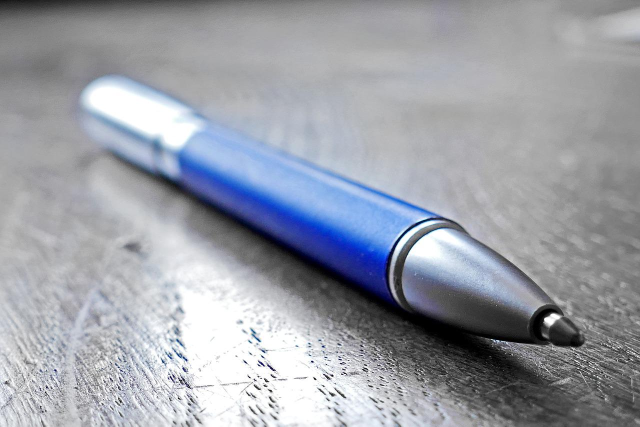
#> input picture testimg.jpg, 1280 x 853 px, given in place of the camera (shown at 1/2 size)
$ python main.py
#> lines starting #> are read from the running program, lines starting #| are printed output that depends on the picture; after the words box and inside, x2 and y2 are one past the last pixel; in counts of white or black regions, pixels touching at a corner belong together
import cv2 as cv
import keyboard

cap = cv.VideoCapture(0)


class Parameters():
    min = 70
    max = 150
    aperture = 3


while True:
    ret, frame = cap.read()
#> frame is the input picture: shape (853, 1280, 3); mean B, G, R 167.9, 159.2, 155.5

    frame = cv.Canny(frame, Parameters.min, Parameters.max, apertureSize=Parameters.aperture)
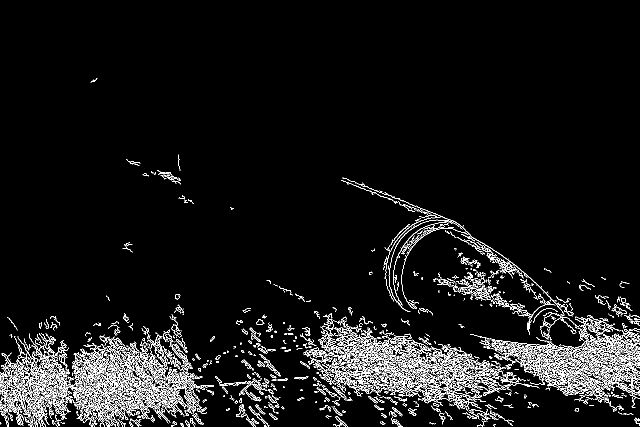
#> frame: shape (853, 1280) (shown at 1/2 size); 5.6% white in thin lines or dots, all inside (x1, y1, x2, y2) = (0, 157, 1280, 853)

    frame = cv.resize(frame, (frame.shape[1] * 2, frame.shape[0] * 2), 2, 2)
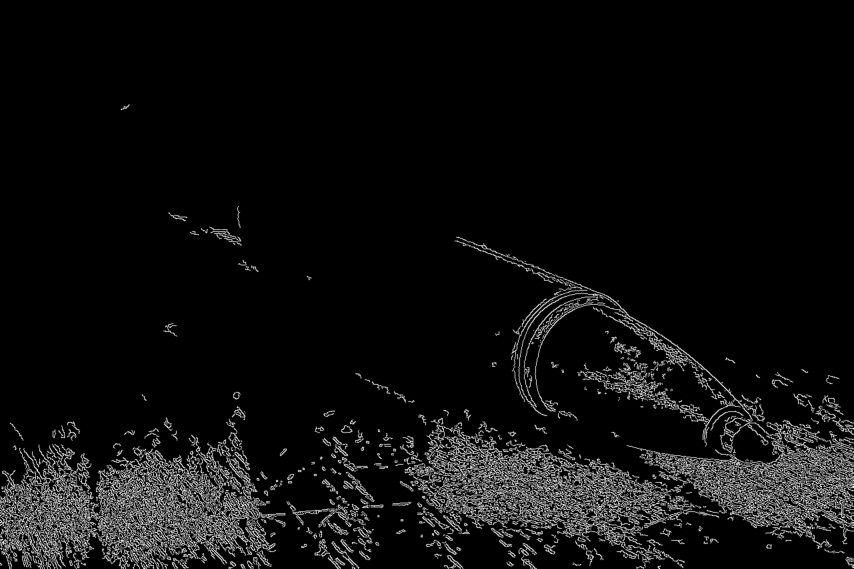
#> frame: shape (1706, 2560) (shown at 1/3 size); min 0, max 255, mean 14.4

    contours, heirarchy = cv.findContours(frame, cv.RETR_TREE, cv.CHAIN_APPROX_SIMPLE)
#> contours = 5578 contours, 3670 with area under 20; largest, box (x1, y1, x2, y2) and area: (1213, 709, 2560, 1706) 352646, (0, 1303, 857, 1706) 219325, (1558, 882, 1780, 1204) 6374, (859, 1503, 1097, 1607) 6088, (636, 1348, 736, 1462) 2323

    simplified = []

    for polygon in contours:
        simplified.append(cv.approxPolyDP(polygon, 0.01 * cv.arcLength(polygon, True), True))
#> after the loop, simplified = 5578 contours, 3670 with area under 20; largest, box (x1, y1, x2, y2) and area: (1303, 709, 2559, 1633) 497180, (0, 1317, 857, 1701) 228854, (859, 1503, 1097, 1605) 5126, (1558, 884, 1777, 1204) 4893, (637, 1348, 735, 1461) 2138

    simplified = contours
#> simplified has the same summary as contours

    frame = cv.cvtColor(frame, cv.COLOR_GRAY2RGB)
#> frame: shape (1706, 2560, 3)

    largestContourSize = 0
    largestContour = None
    largestContourIndex = 0
    index = 0

    for polygon in simplified:
        index += 1

        area = cv.contourArea(polygon)
        if area > largestContourSize:
            largestContourSize = area
            largestContour = polygon
            largestContourIndex = index
#> this loop made 5578 passes
#> (area, largestContourSize) on passes 1, 2, 6, 8, 13, 16, 38, 88, 135, 217, 236, 400: (69, 69), (145, 145), (202.5, 202.5), (268.5, 268.5), (304.5, 304.5), (857.5, 857.5), (863, 863), (1600.5, 1600.5), (1789, 1789), (1854, 1854), (6088.5, 6088.5), (219325, 219325)
#> area on passes 3, 4, 5, 11, 28, 32: 134, 90, 42, 152, 705, 60
#> after the loop, index = 5578; largestContour = contour of 11240 points, box (x1, y1, x2, y2) (1213, 709, 2560, 1706), area 352646; largestContourIndex = 2688; largestContourSize = 352646

    # overlay the caclulated polygons with a white area and red border. If it's the largest contour, fill in blue with green border
    index = 0

    for polygon in simplified:
        index += 1

        if index == largestContourIndex:
            cv.drawContours(frame, [polygon], -1, (255, 0, 0), -1)
            cv.drawContours(frame, [polygon], -1, (0, 255, 0), 1)
            continue

        cv.drawContours(frame, [polygon], -1, (255, 255, 255), -1)
        cv.drawContours(frame, [polygon], -1, (0, 0, 255), 1)
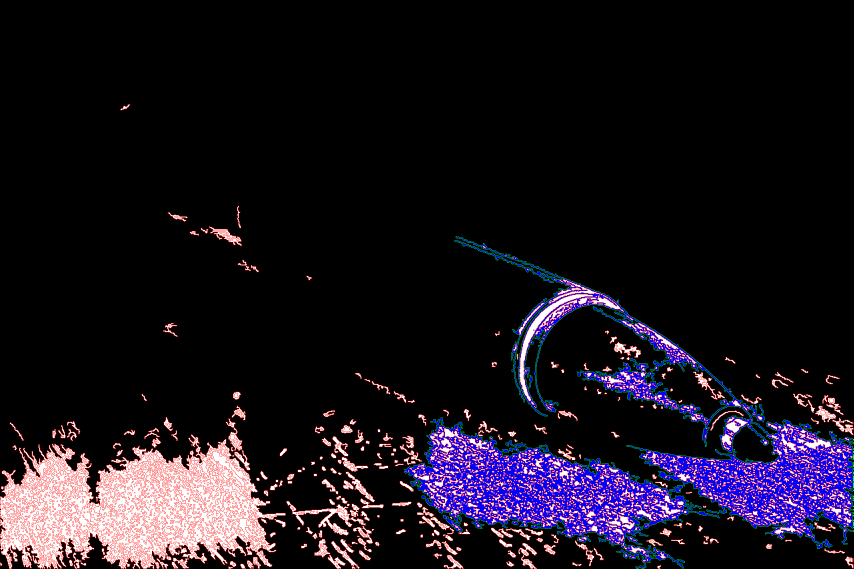
#> frame: shape (1706, 2560, 3) (shown at 1/3 size); mean B, G, R 30.3, 19.7, 26.2
#> after the loop, index = 5578

    if keyboard.is_pressed("7"):
        Parameters.min = Parameters.min + 1

    if keyboard.is_pressed("1"):
        if Parameters.min > 0:
            Parameters.min = Parameters.min - 1

    if keyboard.is_pressed("8"):
        Parameters.max = Parameters.max + 1

    if keyboard.is_pressed("2"):
        if Parameters.max > 0:
            Parameters.max = Parameters.max - 1

    if keyboard.is_pressed("9"):
        if Parameters.aperture < 7:
            Parameters.aperture = Parameters.aperture + 2

    if keyboard.is_pressed("3"):
        if Parameters.aperture > 3:
            Parameters.aperture = Parameters.aperture - 2

    print(Parameters.min, Parameters.max, Parameters.aperture)

    cv.imshow("Input", frame)

    c = cv.waitKey(1)
#> (key Esc is pressed here)
    if c == 27:
        break

cap.release()
cv.destroyAllWindows()
